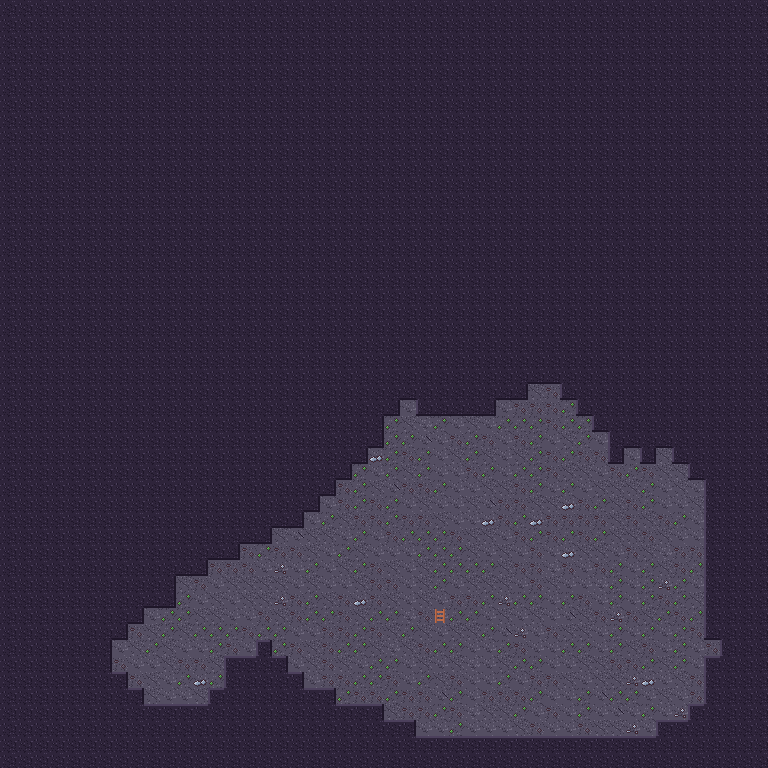

A level layout from a 2D game, rendered from its tile map. Below: a short description, then the map file with tile-grid data replaced by summaries:
An orthogonal 48x48 tile map with 16x16 px tiles, 3 tile layers (Back, Buildings, Front).

<map version="1.4" tiledversion="1.4.2" orientation="orthogonal" renderorder="right-down" compressionlevel="0" width="48" height="48" tilewidth="16" tileheight="16" infinite="0" nextlayerid="4" nextobjectid="1">
  <properties />
  <tileset firstgid="1" name="cave" tilewidth="16" tileheight="16" tilecount="48" columns="16">
    <image source="../cave.png" width="256" height="48" />
    <tile id="1">
      <properties>
        <property name="Passable" type="string" value="F" />
      </properties>
    </tile>
    <tile id="16">
      <properties>
        <property name="Passable" type="string" value="F" />
      </properties>
    </tile>
    <tile id="17">
      <properties>
        <property name="Passable" type="string" value="F" />
      </properties>
    </tile>
    <tile id="18">
      <properties>
        <property name="Passable" type="string" value="F" />
      </properties>
    </tile>
    <tile id="19">
      <properties>
        <property name="Passable" type="string" value="F" />
      </properties>
    </tile>
    <tile id="20">
      <properties>
        <property name="Passable" type="string" value="F" />
      </properties>
    </tile>
    <tile id="21">
      <properties>
        <property name="Passable" type="string" value="F" />
      </properties>
    </tile>
    <tile id="22">
      <properties>
        <property name="Passable" type="string" value="F" />
      </properties>
    </tile>
    <tile id="23">
      <properties>
        <property name="Passable" type="string" value="F" />
      </properties>
    </tile>
    <tile id="24">
      <properties>
        <property name="Passable" type="string" value="F" />
      </properties>
    </tile>
    <tile id="25">
      <properties>
        <property name="Passable" type="string" value="F" />
      </properties>
    </tile>
    <tile id="26">
      <properties>
        <property name="Passable" type="string" value="F" />
      </properties>
    </tile>
    <tile id="27">
      <properties>
        <property name="Passable" type="string" value="F" />
      </properties>
    </tile>
    <tile id="28">
      <properties>
        <property name="Passable" type="string" value="F" />
      </properties>
    </tile>
    <tile id="29">
      <properties>
        <property name="Passable" type="string" value="F" />
      </properties>
    </tile>
    <tile id="30">
      <properties>
        <property name="Passable" type="string" value="F" />
      </properties>
    </tile>
    <tile id="31">
      <properties>
        <property name="Passable" type="string" value="F" />
      </properties>
    </tile>
  </tileset>
  <layer id="1" name="Back" width="48" height="48" opacity="1" offsetx="0" offsety="0">
   <data>[2304 cells, 2304 non-empty, 9 distinct tile ids]</data>
  </layer>
  <layer id="2" name="Buildings" width="48" height="48" opacity="1" offsetx="0" offsety="0">
   <data>[2304 cells, 1773 non-empty, 11 distinct tile ids]</data>
  </layer>
  <layer id="3" name="Front" width="48" height="48" opacity="1" offsetx="0" offsety="0">
   <data>[2304 cells, 0 non-empty, 0 distinct tile ids]</data>
  </layer>
</map>
